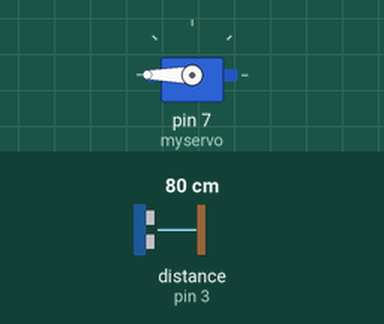
The sketch below on a simulated Arduino Uno, built with avr-gcc and run on an emulated ATmega328P. On the bench: servo. Wiring (inferred from the names in the program): ultrasonic range finder: trigger pin 2; echo pin 3. Inputs (shaded band) come from the test bench; at power-on: distance to the obstacle (sensor on pin 3) 80 cm. The echo pulse lasts 58.3 µs per cm.

Above: at 0.1 s.
Timing chart, 0 to 1.6 s (numbered marks = the images above):
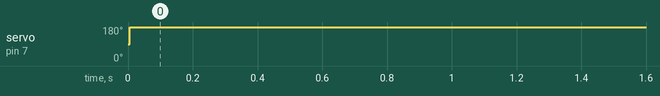

The sketch:

sketch_mar11b.ino
```cpp
#include <Servo.h>

Servo myservo;
int trigPin = 2;
int echoPin =3;
long distance;
long duration;

void setup() {
  // put your setup code here, to run once:
myservo.attach(7);
pinMode(trigPin,OUTPUT);
pinMode(echoPin,INPUT);
}

void loop() {
  // put your main code here, to run repeatedly:
digitalWrite(trigPin,LOW);
delayMicroseconds(2);
digitalWrite(trigPin,HIGH);
delayMicroseconds(10);
digitalWrite(trigPin,LOW);

duration = pulseIn(echoPin,HIGH);
distance= duration*0.034/2;

int D =map(distance, 100,200,400,500);
if(distance <=550) {
  myservo.write(180); //Open the lid
  delay(1000); //Wait for lid to open
}
else
{
  myservo.write(0); //Close the lid
}
}
```

Measured:
- by itself, servo on pin 7 (myservo): 90° → 180° at 0.01 s
